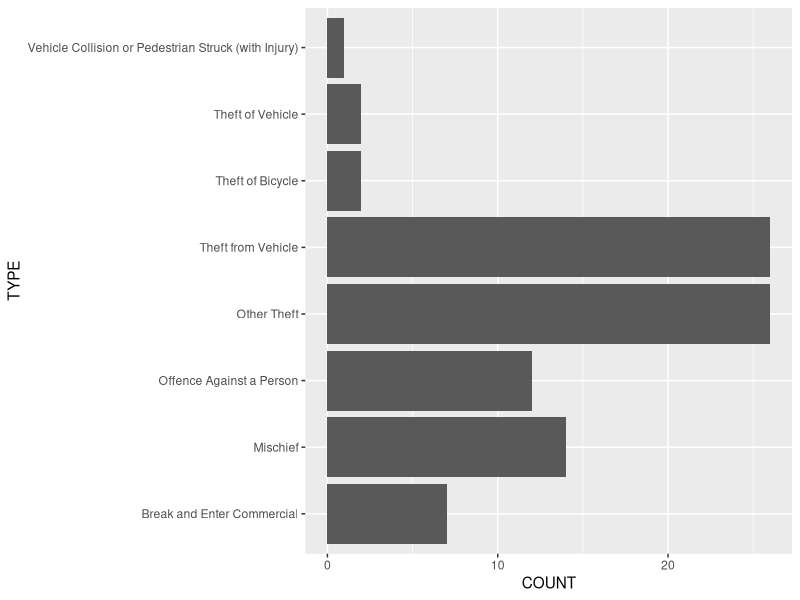
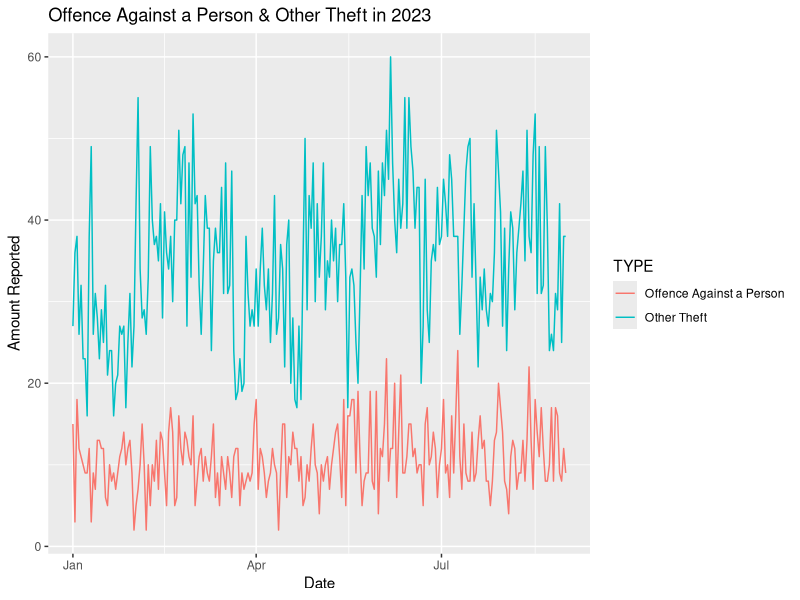

Write the R code that produced these figures, in order.
## ---- chunk 1
library(tidyverse)
## ---- chunk 2
crimedata <- read_csv("crimedata_csv_AllNeighbourhoods_2023.csv")
crimedata
## ---- chunk 3
jan_25_crimes <- crimedata |> 
  filter(YEAR == 2023, MONTH == 1, DAY == 25)

jan_25_crimes
## ---- chunk 4
jan_25_crimes |> 
  group_by(TYPE) |> 
  summarize(COUNT = n()) |> 
  ggplot(aes(x = TYPE, y = COUNT)) + 
  geom_col() +
  coord_flip()
## ---- chunk 5
two_typeof_crimes <- crimedata |> 
  filter(TYPE == "Other Theft" | 
      TYPE == "Offence Against a Person", 
    MONTH %in% c(1:8)) |> 
  group_by(TYPE, YEAR, MONTH, DAY) |> 
  summarise(COUNT = n()) |> 
  mutate(DATE = make_date(YEAR, MONTH, DAY))

two_typeof_crimes

two_typeof_crimes |> 
  ggplot(aes(x = DATE, y = COUNT, color = TYPE)) +
  geom_line() +
  labs(
    title = "Offence Against a Person & Other Theft in 2023",
    x = "Date",
    y = "Amount Reported"
  )
